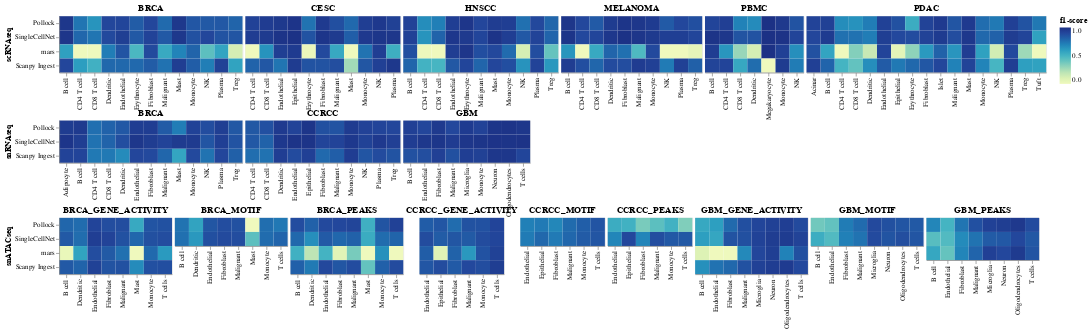

Here is the notebook cell this chart was saved with:
### Code cell
# for dtype, d in pred_map.items():
d = pred_map['scRNAseq']
combined = None
for i, dtype in enumerate(dtype_order):
    d = pred_map[dtype]
    row = None
    for disease, m in d.items():
        df = build_f1_matrix(m)
        df['method'] = df.index.to_list()
        df = df.melt(id_vars=['method'])
        df.columns = ['method', 'cell type', 'f1-score']
        keep_x = True if i == len(pred_map) - 1 else False
        if row is None:
            row = get_cell_f1_heatmap(df, y_title=dtype, title=disease)
        else:
            row = alt.hconcat(row, get_cell_f1_heatmap(df, keep_y=False, title=disease), spacing=2)
            
    if combined is None:
        combined = row
    else:
        combined = alt.vconcat(combined, row, spacing=-35)
combined
